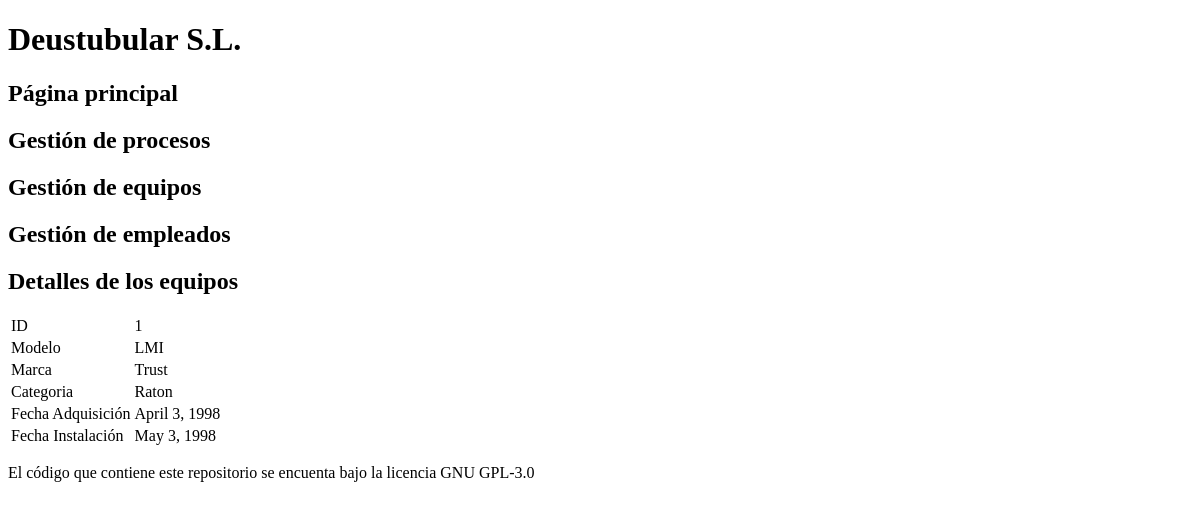
The page /appProduccion/equipos/1/ on the database as committed earlier.
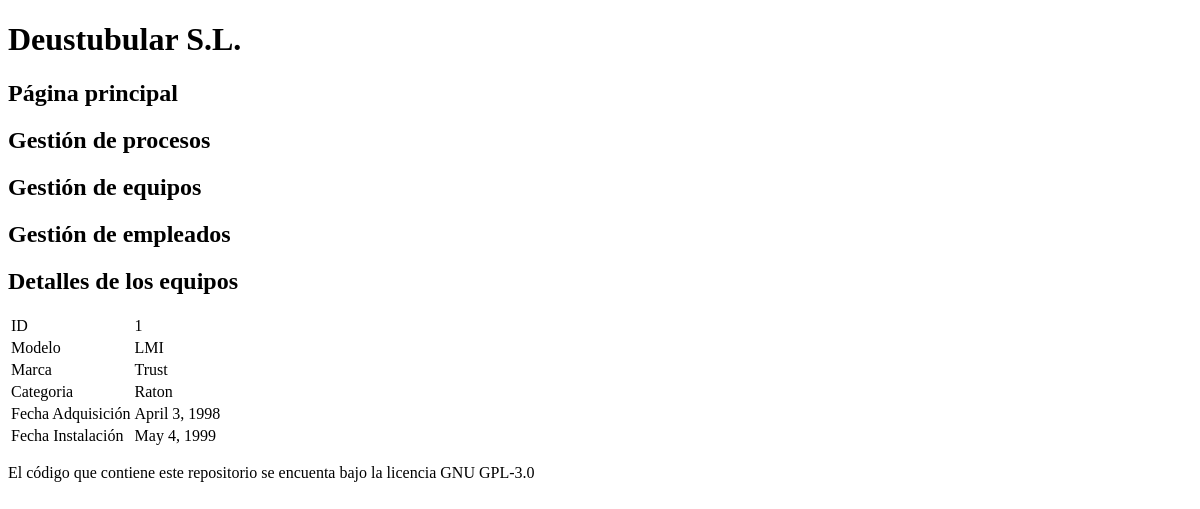
The same page on the database as committed later.
### appProduccion/models.py (models this page shows, shortened)
class Equipo(models.Model):
    modelo = models.CharField(max_length=100)
    marca = models.CharField(max_length=100)
    categoria = models.CharField(max_length=100)
    fecha_adquisicion = models.DateField()
    fecha_instalacion = models.DateField()

### appProduccion/views.py (the view)
# urls.py: path('equipos/<int:pk>/', views.EquipoDetailView.as_view(), name='equipo_detail'),
class EquipoDetailView(DetailView):
    model = Equipo
    template_name = 'equipo_detail.html'
    def get_context_data(self, **kwargs):
        context = super(EquipoDetailView, self).get_context_data(**kwargs)
        context['titulo_pagina'] = 'Detalles de los equipos'
        return context

### appProduccion/Templates/equipo_detail.html
{% extends "base.html" %}
{% block contenido %}
<table>
    <tr>
        <td>ID</td>
        <td>{{ equipo.id }}</td>
    </tr>
    <tr>
        <td>Modelo</td>
        <td>{{ equipo.modelo }}</td>
    </tr>
    <tr>
        <td>Marca</td>
        <td>{{ equipo.marca }}</td>
    </tr>
    <tr>
        <td>Categoria</td>
        <td>{{ equipo.categoria }}</td>
    </tr>
    <tr>
        <td>Fecha Adquisición</td>
        <td>{{ equipo.fecha_adquisicion }}</td>
    </tr>
    <tr>
        <td>Fecha Instalación</td>
        <td>{{ equipo.fecha_instalacion }}</td>
    </tr>
</table>
{% endblock %}

Rows that differ between the two databases and show on the page:
changed Equipo "LMI": fecha_instalacion "May 3, 1998" → "May 4, 1999"
